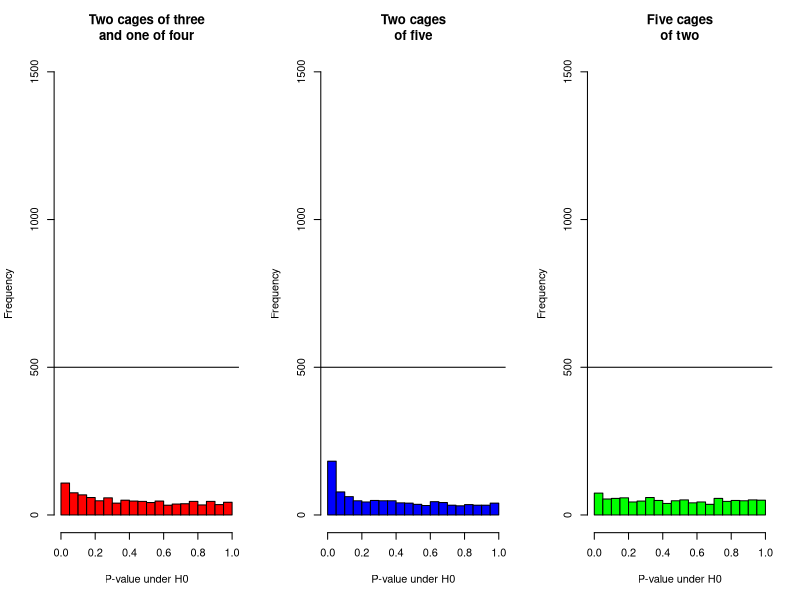

This figure's R source:
## ---- chunk 1
simPvalue2 <- function( b=1, sd=1, icc=0.2, cageN = c(3,3,4)){
  sd1 <- sd*sqrt(1-icc) # get the between group and within group sd
  sd2 <- sd*sqrt(icc)
  
  x <- rep(c(0,1), each=sum(cageN)) #  x is the treatment group
  cageID <- rep(1:(length(cageN)*2), c(cageN, cageN))
  dat <- data.frame(x, cageID)
  cageeffect <- data.frame(cageID=1:(length(cageN)*2), ce=rnorm(length(cageN)*2, 0, sd2))
  dat <- merge(dat, cageeffect)
  
  dat$y <- rnorm(2*sum(cageN), b*dat$x + dat$ce, sd1) #  y is the response
  ttest1 <- t.test(data=dat, y~x) # do the t-test
  ttest1$p.value # return
}

## ---- chunk 2

reps2 <- replicate( n=1000, simPvalue2(b=0))

sum(reps2<0.05)

## ---- chunk 3

reps3 <- replicate( n=1000, simPvalue2(b=0,cageN=c(5,5)))

sum(reps3<0.05)

## ---- chunk 4

reps4 <- replicate( n=1000, simPvalue2(b=0,cageN=c(2,2,2,2,2)))

sum(reps4<0.05) / 1000


## ---- chunk 5

par(mfrow=c(1,3))
hist(reps2, col="red", breaks=20, main="Two cages of three\nand one of four", xlab="P-value under H0", ylab="Frequency", freq=TRUE, ylim=c(0,1500))
abline(a=500,b=0)
hist(reps3, col="blue", breaks=20, main="Two cages\nof five", xlab="P-value under H0", ylab="Frequency",freq=TRUE, ylim=c(0,1500))
abline(a=500,b=0)
hist(reps4, col="green", breaks=20, main="Five cages\nof two", xlab="P-value under H0", ylab="Frequency",freq=TRUE, ylim=c(0,1500))
abline(a=500,b=0)



## ---- chunk 6

N=1000
errorrate <- function(icc=0.2){
  reps1 <- replicate( n=N, simPvalue2(b=0,icc=icc,cageN=10))
  reps2 <- replicate( n=N, simPvalue2(b=0,icc=icc,cageN=c(5,5)))
  reps3 <- replicate( n=N, simPvalue2(b=0,icc=icc,cageN=c(3,3,4)))
  reps4 <- replicate( n=N, simPvalue2(b=0,icc=icc,cageN=c(2,2,2,2,2)))

c(sum(reps1<0.05) / N,
  sum(reps2<0.05) / N,
  sum(reps3<0.05) / N,
  sum(reps4<0.05) / N)
  }
  
type1 <- as.data.frame(sapply(c(0.1,0.2,0.3,0.4,0.5), FUN=errorrate))
type1 <- as.data.frame(type1)
names(type1) <- c("ICC=0.1", "ICC=0.2","ICC=0.3","ICC=0.4","ICC=0.5")
type1dat <- data.frame(design=c("One cage of 10", "Two cages of 5", "Two cages of 3 and one of 4", "Five cages of 2"),type1)
knitr::kable(type1dat, type="html")

